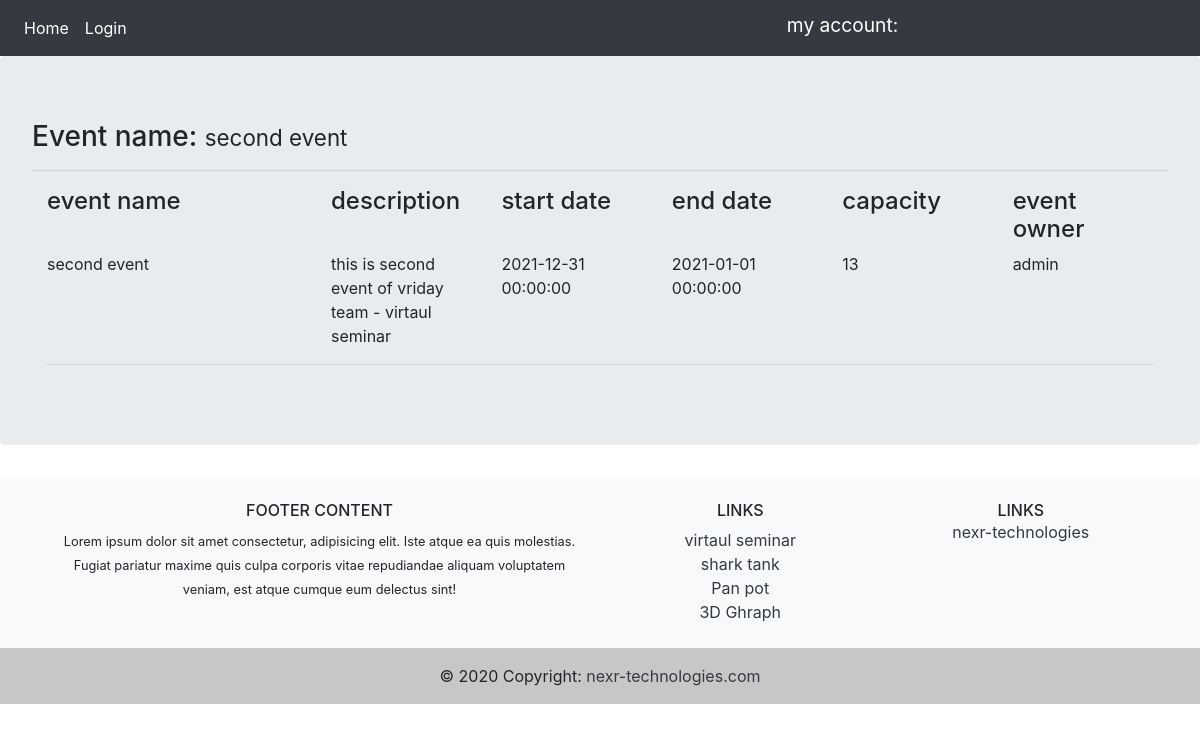
Screenshot of /event/2 with the database file from the repository.
### app/models.py (models this page shows, shortened)
class Event(db.Model):
    id = db.Column(db.Integer, primary_key=True)
    name = db.Column(db.String(120), nullable=False)
    description = db.Column(db.String(120), nullable=False)
    startdate = db.Column(db.DateTime, nullable=False,
                          default=datetime.datetime.now)
    enddate = db.Column(db.DateTime, nullable=False,
                        default=datetime.datetime.now)
    capacity = db.Column(db.Integer, nullable=True)
    user_id = db.Column(db.Integer, db.ForeignKey('user.id'), nullable=False)
    participants = db.relationship(
        'Participant', backref='eventParticipant', lazy=True)

class User(db.Model, UserMixin):
    id = db.Column(db.Integer, primary_key=True)
    username = db.Column(db.String(30), unique=True, nullable=False)
    email = db.Column(db.String(60), unique=True, nullable=False)
    password = db.Column(db.String(60), nullable=False)
    events = db.relationship('Event', backref='eventowner', lazy=True)
    roles = db.relationship('Role', backref='roleuser', lazy=True)

### app/routes.py (the view)
@app.route('/event/<int:event_id>', methods=['GET', 'POST'])
def eventdetail(event_id):
    event = Event.query.get_or_404(event_id)
    return render_template('eventdetail.html', form=event)

### app/templates/eventdetail.html (shortened to what this page needs)
{% extends 'base.html' %}
{% block content %}
<h3> Event name: <small> {{ form.name }}</small></h3>
<hr />
<div class="container">
    <form action="" method="post">
        <div class="row">
            <div class="col-3">
                <h4>event name</h4>
            </div>
            <div class="col-sm">
                <h4>description</h4>
            </div>
            <div class="col-sm">
                <h4>start date</h4>
            </div>
            <div class="col-sm">
                <h4>end date</h4>
            </div>
            <div class="col-sm">
                <h4>capacity</h4>
            </div>
            <div class="col-sm">
                <h4>event owner</h4>
            </div>
        </div>
        <div class="row">
            <div class="col-3">
                {{ form.name }}
            </div>
            <div class="col-sm">
                {{ form.description }}
            </div>
            <div class="col-sm">
                {{ form.startdate }}
            </div>
            <div class="col-sm">
                {{ form.enddate }}
            </div>
            <div class="col-sm">
                {{ form.capacity }}
            </div>
            <div class="col-sm">
                {{ form.eventowner.username }}
            </div>
        </div>
    </form>
    <hr />
</div>
{% endblock %}

### rows the page displays
Event: name "second event", description "this is second event of vriday team - virtaul seminar", startdate "2021-12-31 00:00:00", enddate "2021-01-01 00:00:00", capacity "13"
User: eventowner.username "admin"
